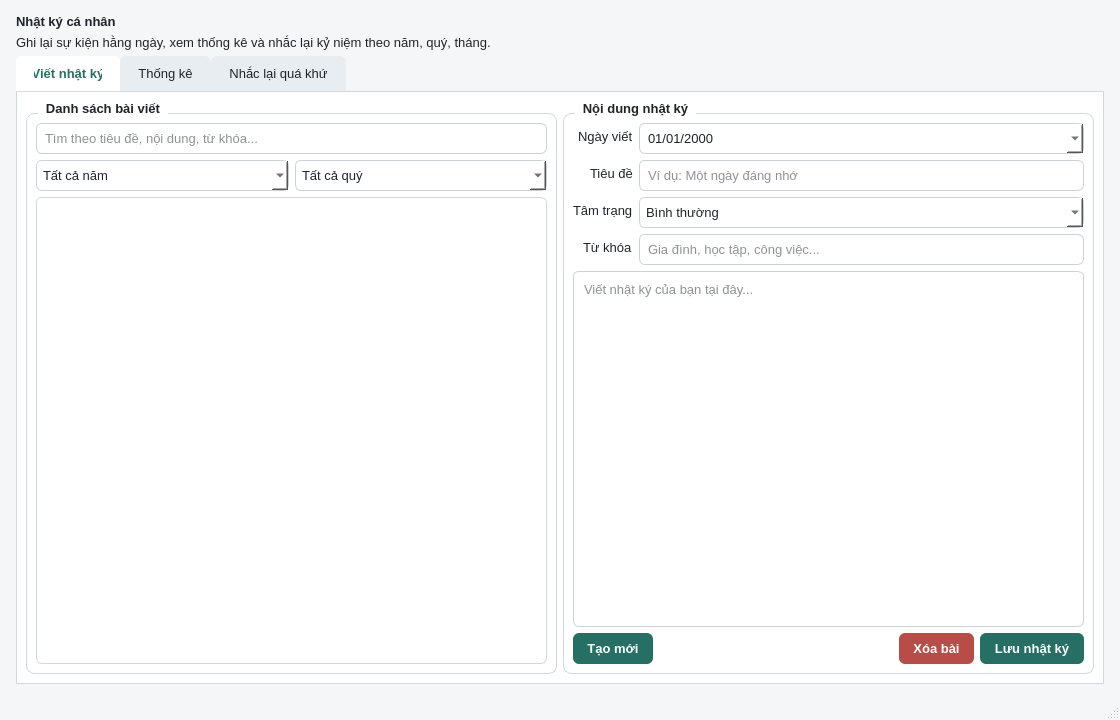
<?xml version="1.0" encoding="UTF-8"?>
<ui version="4.0">
 <class>NhatKyWindow</class>
 <widget class="QMainWindow" name="NhatKyWindow">
  <property name="geometry">
   <rect>
    <x>0</x>
    <y>0</y>
    <width>1120</width>
    <height>720</height>
   </rect>
  </property>
  <property name="windowTitle">
   <string>Nhật ký cá nhân</string>
  </property>
  <property name="styleSheet">
   <string notr="true">QMainWindow {
    background: #f4f6f8;
}
QWidget {
    font-family: Segoe UI, Arial;
    font-size: 13px;
    color: #20242a;
}
QGroupBox {
    border: 1px solid #cfd7df;
    border-radius: 8px;
    margin-top: 12px;
    background: #ffffff;
    font-weight: 600;
}
QGroupBox::title {
    subcontrol-origin: margin;
    left: 12px;
    padding: 0 6px;
}
QLineEdit, QTextEdit, QPlainTextEdit, QComboBox, QDateEdit, QSpinBox {
    border: 1px solid #c9d1d9;
    border-radius: 6px;
    padding: 6px;
    background: #ffffff;
}
QPushButton {
    background: #256f65;
    color: #ffffff;
    border: 0;
    border-radius: 6px;
    padding: 8px 14px;
    font-weight: 600;
}
QPushButton:hover {
    background: #1f5f57;
}
QPushButton#btnDeleteEntry {
    background: #b74d46;
}
QPushButton#btnDeleteEntry:hover {
    background: #983e39;
}
QTabWidget::pane {
    border: 1px solid #cfd7df;
    background: #ffffff;
}
QTabBar::tab {
    background: #e8edf2;
    padding: 10px 18px;
    border-top-left-radius: 6px;
    border-top-right-radius: 6px;
}
QTabBar::tab:selected {
    background: #ffffff;
    color: #256f65;
    font-weight: 600;
}
QListWidget, QTableWidget {
    border: 1px solid #cfd7df;
    border-radius: 6px;
    background: #ffffff;
    alternate-background-color: #f7f9fb;
}
QHeaderView::section {
    background: #edf1f5;
    border: 0;
    border-right: 1px solid #d8e0e7;
    padding: 6px;
    font-weight: 600;
}</string>
  </property>
  <widget class="QWidget" name="centralwidget">
   <layout class="QVBoxLayout" name="mainLayout">
    <property name="leftMargin">
     <number>16</number>
    </property>
    <property name="topMargin">
     <number>14</number>
    </property>
    <property name="rightMargin">
     <number>16</number>
    </property>
    <property name="bottomMargin">
     <number>14</number>
    </property>
    <item>
     <widget class="QLabel" name="lblAppTitle">
      <property name="font">
       <font>
        <pointsize>18</pointsize>
        <bold>true</bold>
       </font>
      </property>
      <property name="text">
       <string>Nhật ký cá nhân</string>
      </property>
     </widget>
    </item>
    <item>
     <widget class="QLabel" name="lblAppSubtitle">
      <property name="text">
       <string>Ghi lại sự kiện hằng ngày, xem thống kê và nhắc lại kỷ niệm theo năm, quý, tháng.</string>
      </property>
     </widget>
    </item>
    <item>
     <widget class="QTabWidget" name="tabWidget">
      <property name="currentIndex">
       <number>0</number>
      </property>
      <widget class="QWidget" name="tabWrite">
       <attribute name="title">
        <string>Viết nhật ký</string>
       </attribute>
       <layout class="QHBoxLayout" name="writeLayout">
        <item>
         <widget class="QGroupBox" name="groupEntryList">
          <property name="minimumSize">
           <size>
            <width>310</width>
            <height>0</height>
           </size>
          </property>
          <property name="title">
           <string>Danh sách bài viết</string>
          </property>
          <layout class="QVBoxLayout" name="entryListLayout">
           <item>
            <widget class="QLineEdit" name="lineSearch">
             <property name="placeholderText">
              <string>Tìm theo tiêu đề, nội dung, từ khóa...</string>
             </property>
            </widget>
           </item>
           <item>
            <layout class="QHBoxLayout" name="filterLayout">
             <item>
              <widget class="QComboBox" name="comboFilterYear">
               <item>
                <property name="text">
                 <string>Tất cả năm</string>
                </property>
               </item>
              </widget>
             </item>
             <item>
              <widget class="QComboBox" name="comboFilterQuarter">
               <item>
                <property name="text">
                 <string>Tất cả quý</string>
                </property>
               </item>
               <item>
                <property name="text">
                 <string>Quý 1</string>
                </property>
               </item>
               <item>
                <property name="text">
                 <string>Quý 2</string>
                </property>
               </item>
               <item>
                <property name="text">
                 <string>Quý 3</string>
                </property>
               </item>
               <item>
                <property name="text">
                 <string>Quý 4</string>
                </property>
               </item>
              </widget>
             </item>
            </layout>
           </item>
           <item>
            <widget class="QListWidget" name="listEntries">
             <property name="alternatingRowColors">
              <bool>true</bool>
             </property>
            </widget>
           </item>
          </layout>
         </widget>
        </item>
        <item>
         <widget class="QGroupBox" name="groupEditor">
          <property name="title">
           <string>Nội dung nhật ký</string>
          </property>
          <layout class="QVBoxLayout" name="editorLayout">
           <item>
            <layout class="QFormLayout" name="entryFormLayout">
             <property name="labelAlignment">
              <set>Qt::AlignRight|Qt::AlignTrailing|Qt::AlignVCenter</set>
             </property>
             <item row="0" column="0">
              <widget class="QLabel" name="lblDate">
               <property name="text">
                <string>Ngày viết</string>
               </property>
              </widget>
             </item>
             <item row="0" column="1">
              <widget class="QDateEdit" name="dateEditEntry">
               <property name="calendarPopup">
                <bool>true</bool>
               </property>
               <property name="displayFormat">
                <string>dd/MM/yyyy</string>
               </property>
              </widget>
             </item>
             <item row="1" column="0">
              <widget class="QLabel" name="lblTitle">
               <property name="text">
                <string>Tiêu đề</string>
               </property>
              </widget>
             </item>
             <item row="1" column="1">
              <widget class="QLineEdit" name="lineTitle">
               <property name="placeholderText">
                <string>Ví dụ: Một ngày đáng nhớ</string>
               </property>
              </widget>
             </item>
             <item row="2" column="0">
              <widget class="QLabel" name="lblMood">
               <property name="text">
                <string>Tâm trạng</string>
               </property>
              </widget>
             </item>
             <item row="2" column="1">
              <widget class="QComboBox" name="comboMood">
               <item>
                <property name="text">
                 <string>Bình thường</string>
                </property>
               </item>
               <item>
                <property name="text">
                 <string>Vui</string>
                </property>
               </item>
               <item>
                <property name="text">
                 <string>Hạnh phúc</string>
                </property>
               </item>
               <item>
                <property name="text">
                 <string>Buồn</string>
                </property>
               </item>
               <item>
                <property name="text">
                 <string>Lo lắng</string>
                </property>
               </item>
               <item>
                <property name="text">
                 <string>Tức giận</string>
                </property>
               </item>
               <item>
                <property name="text">
                 <string>Biết ơn</string>
                </property>
               </item>
              </widget>
             </item>
             <item row="3" column="0">
              <widget class="QLabel" name="lblTags">
               <property name="text">
                <string>Từ khóa</string>
               </property>
              </widget>
             </item>
             <item row="3" column="1">
              <widget class="QLineEdit" name="lineTags">
               <property name="placeholderText">
                <string>Gia đình, học tập, công việc...</string>
               </property>
              </widget>
             </item>
            </layout>
           </item>
           <item>
            <widget class="QPlainTextEdit" name="textEditContent">
             <property name="placeholderText">
              <string>Viết nhật ký của bạn tại đây...</string>
             </property>
            </widget>
           </item>
           <item>
            <layout class="QHBoxLayout" name="buttonLayout">
             <item>
              <widget class="QPushButton" name="btnNewEntry">
               <property name="text">
                <string>Tạo mới</string>
               </property>
              </widget>
             </item>
             <item>
              <spacer name="buttonSpacer">
               <property name="orientation">
                <enum>Qt::Horizontal</enum>
               </property>
               <property name="sizeHint" stdset="0">
                <size>
                 <width>40</width>
                 <height>20</height>
                </size>
               </property>
              </spacer>
             </item>
             <item>
              <widget class="QPushButton" name="btnDeleteEntry">
               <property name="text">
                <string>Xóa bài</string>
               </property>
              </widget>
             </item>
             <item>
              <widget class="QPushButton" name="btnSaveEntry">
               <property name="text">
                <string>Lưu nhật ký</string>
               </property>
              </widget>
             </item>
            </layout>
           </item>
          </layout>
         </widget>
        </item>
       </layout>
      </widget>
      <widget class="QWidget" name="tabStats">
       <attribute name="title">
        <string>Thống kê</string>
       </attribute>
       <layout class="QVBoxLayout" name="statsLayout">
        <item>
         <widget class="QGroupBox" name="groupStatsOverview">
          <property name="title">
           <string>Tổng quan</string>
          </property>
          <layout class="QGridLayout" name="overviewGrid">
           <item row="0" column="0">
            <widget class="QLabel" name="lblStatsYearTitle">
             <property name="text">
              <string>Năm thống kê</string>
             </property>
            </widget>
           </item>
           <item row="0" column="1">
            <widget class="QComboBox" name="comboStatsYear"/>
           </item>
           <item row="0" column="2">
            <widget class="QPushButton" name="btnRefreshStats">
             <property name="text">
              <string>Cập nhật thống kê</string>
             </property>
            </widget>
           </item>
           <item row="1" column="0">
            <widget class="QLabel" name="lblTotalEntriesTitle">
             <property name="text">
              <string>Tổng số bài</string>
             </property>
            </widget>
           </item>
           <item row="1" column="1">
            <widget class="QLabel" name="lblTotalEntries">
             <property name="text">
              <string>0</string>
             </property>
            </widget>
           </item>
           <item row="1" column="2">
            <widget class="QLabel" name="lblTotalWordsTitle">
             <property name="text">
              <string>Tổng số từ</string>
             </property>
            </widget>
           </item>
           <item row="1" column="3">
            <widget class="QLabel" name="lblTotalWords">
             <property name="text">
              <string>0</string>
             </property>
            </widget>
           </item>
           <item row="2" column="0">
            <widget class="QLabel" name="lblCurrentYearTitle">
             <property name="text">
              <string>Bài trong năm nay</string>
             </property>
            </widget>
           </item>
           <item row="2" column="1">
            <widget class="QLabel" name="lblCurrentYearEntries">
             <property name="text">
              <string>0</string>
             </property>
            </widget>
           </item>
           <item row="2" column="2">
            <widget class="QLabel" name="lblCurrentQuarterTitle">
             <property name="text">
              <string>Bài trong quý hiện tại</string>
             </property>
            </widget>
           </item>
           <item row="2" column="3">
            <widget class="QLabel" name="lblCurrentQuarterEntries">
             <property name="text">
              <string>0</string>
             </property>
            </widget>
           </item>
           <item row="3" column="0">
            <widget class="QLabel" name="lblDaysWrittenTitle">
             <property name="text">
              <string>Số ngày đã viết</string>
             </property>
            </widget>
           </item>
           <item row="3" column="1">
            <widget class="QLabel" name="lblDaysWritten">
             <property name="text">
              <string>0</string>
             </property>
            </widget>
           </item>
           <item row="3" column="2">
            <widget class="QLabel" name="lblLastWrittenTitle">
             <property name="text">
              <string>Lần viết gần nhất</string>
             </property>
            </widget>
           </item>
           <item row="3" column="3">
            <widget class="QLabel" name="lblLastWritten">
             <property name="text">
              <string>Chưa có dữ liệu</string>
             </property>
            </widget>
           </item>
           <item row="4" column="0">
            <widget class="QLabel" name="lblMostActiveMonthTitle">
             <property name="text">
              <string>Tháng viết nhiều nhất</string>
             </property>
            </widget>
           </item>
           <item row="4" column="1" colspan="3">
            <widget class="QLabel" name="lblMostActiveMonth">
             <property name="text">
              <string>Chưa có dữ liệu</string>
             </property>
            </widget>
           </item>
          </layout>
         </widget>
        </item>
        <item>
         <layout class="QHBoxLayout" name="statsTablesLayout">
          <item>
           <widget class="QGroupBox" name="groupQuarterStats">
            <property name="title">
             <string>Thống kê theo quý</string>
            </property>
            <layout class="QVBoxLayout" name="quarterStatsLayout">
             <item>
              <widget class="QTableWidget" name="tableQuarterStats">
               <property name="alternatingRowColors">
                <bool>true</bool>
               </property>
              </widget>
             </item>
            </layout>
           </widget>
          </item>
          <item>
           <widget class="QGroupBox" name="groupMonthStats">
            <property name="title">
             <string>Thống kê theo tháng</string>
            </property>
            <layout class="QVBoxLayout" name="monthStatsLayout">
             <item>
              <widget class="QTableWidget" name="tableMonthStats">
               <property name="alternatingRowColors">
                <bool>true</bool>
               </property>
              </widget>
             </item>
            </layout>
           </widget>
          </item>
          <item>
           <widget class="QGroupBox" name="groupMoodStats">
            <property name="title">
             <string>Thống kê tâm trạng</string>
            </property>
            <layout class="QVBoxLayout" name="moodStatsLayout">
             <item>
              <widget class="QTableWidget" name="tableMoodStats">
               <property name="alternatingRowColors">
                <bool>true</bool>
               </property>
              </widget>
             </item>
            </layout>
           </widget>
          </item>
         </layout>
        </item>
       </layout>
      </widget>
      <widget class="QWidget" name="tabRecall">
       <attribute name="title">
        <string>Nhắc lại quá khứ</string>
       </attribute>
       <layout class="QVBoxLayout" name="recallLayout">
        <item>
         <widget class="QGroupBox" name="groupRecallFilter">
          <property name="title">
           <string>Bộ lọc kỷ niệm</string>
          </property>
          <layout class="QGridLayout" name="recallFilterGrid">
           <item row="0" column="0">
            <widget class="QLabel" name="lblRecallMode">
             <property name="text">
              <string>Kiểu nhắc lại</string>
             </property>
            </widget>
           </item>
           <item row="0" column="1">
            <widget class="QComboBox" name="comboRecallMode">
             <item>
              <property name="text">
               <string>Theo năm</string>
              </property>
             </item>
             <item>
              <property name="text">
               <string>Theo quý</string>
              </property>
             </item>
             <item>
              <property name="text">
               <string>Theo tháng</string>
              </property>
             </item>
             <item>
              <property name="text">
               <string>Cùng ngày các năm trước</string>
              </property>
             </item>
            </widget>
           </item>
           <item row="0" column="2">
            <widget class="QLabel" name="lblRecallYear">
             <property name="text">
              <string>Năm</string>
             </property>
            </widget>
           </item>
           <item row="0" column="3">
            <widget class="QSpinBox" name="spinRecallYear">
             <property name="minimum">
              <number>1900</number>
             </property>
             <property name="maximum">
              <number>2100</number>
             </property>
            </widget>
           </item>
           <item row="1" column="0">
            <widget class="QLabel" name="lblRecallQuarter">
             <property name="text">
              <string>Quý</string>
             </property>
            </widget>
           </item>
           <item row="1" column="1">
            <widget class="QComboBox" name="comboRecallQuarter">
             <item>
              <property name="text">
               <string>Quý 1</string>
              </property>
             </item>
             <item>
              <property name="text">
               <string>Quý 2</string>
              </property>
             </item>
             <item>
              <property name="text">
               <string>Quý 3</string>
              </property>
             </item>
             <item>
              <property name="text">
               <string>Quý 4</string>
              </property>
             </item>
            </widget>
           </item>
           <item row="1" column="2">
            <widget class="QLabel" name="lblRecallMonth">
             <property name="text">
              <string>Tháng</string>
             </property>
            </widget>
           </item>
           <item row="1" column="3">
            <widget class="QSpinBox" name="spinRecallMonth">
             <property name="minimum">
              <number>1</number>
             </property>
             <property name="maximum">
              <number>12</number>
             </property>
            </widget>
           </item>
           <item row="0" column="4" rowspan="2">
            <layout class="QVBoxLayout" name="recallButtonLayout">
             <item>
              <widget class="QPushButton" name="btnFindRecall">
               <property name="text">
                <string>Tìm kỷ niệm</string>
               </property>
              </widget>
             </item>
             <item>
              <widget class="QPushButton" name="btnRandomRecall">
               <property name="text">
                <string>Nhắc ngẫu nhiên</string>
               </property>
              </widget>
             </item>
            </layout>
           </item>
          </layout>
         </widget>
        </item>
        <item>
         <layout class="QHBoxLayout" name="recallContentLayout">
          <item>
           <widget class="QGroupBox" name="groupRecallList">
            <property name="minimumSize">
             <size>
              <width>330</width>
              <height>0</height>
             </size>
            </property>
            <property name="title">
             <string>Danh sách kỷ niệm</string>
            </property>
            <layout class="QVBoxLayout" name="recallListLayout">
             <item>
              <widget class="QListWidget" name="listRecall">
               <property name="alternatingRowColors">
                <bool>true</bool>
               </property>
              </widget>
             </item>
            </layout>
           </widget>
          </item>
          <item>
           <widget class="QGroupBox" name="groupRecallDetail">
            <property name="title">
             <string>Nội dung được nhắc lại</string>
            </property>
            <layout class="QVBoxLayout" name="recallDetailLayout">
             <item>
              <widget class="QPlainTextEdit" name="textRecallDetail">
               <property name="readOnly">
                <bool>true</bool>
               </property>
               <property name="placeholderText">
                <string>Chọn một kỷ niệm để xem lại nội dung.</string>
               </property>
              </widget>
             </item>
            </layout>
           </widget>
          </item>
         </layout>
        </item>
       </layout>
      </widget>
     </widget>
    </item>
   </layout>
  </widget>
  <widget class="QStatusBar" name="statusbar"/>
 </widget>
 <resources/>
 <connections/>
</ui>
